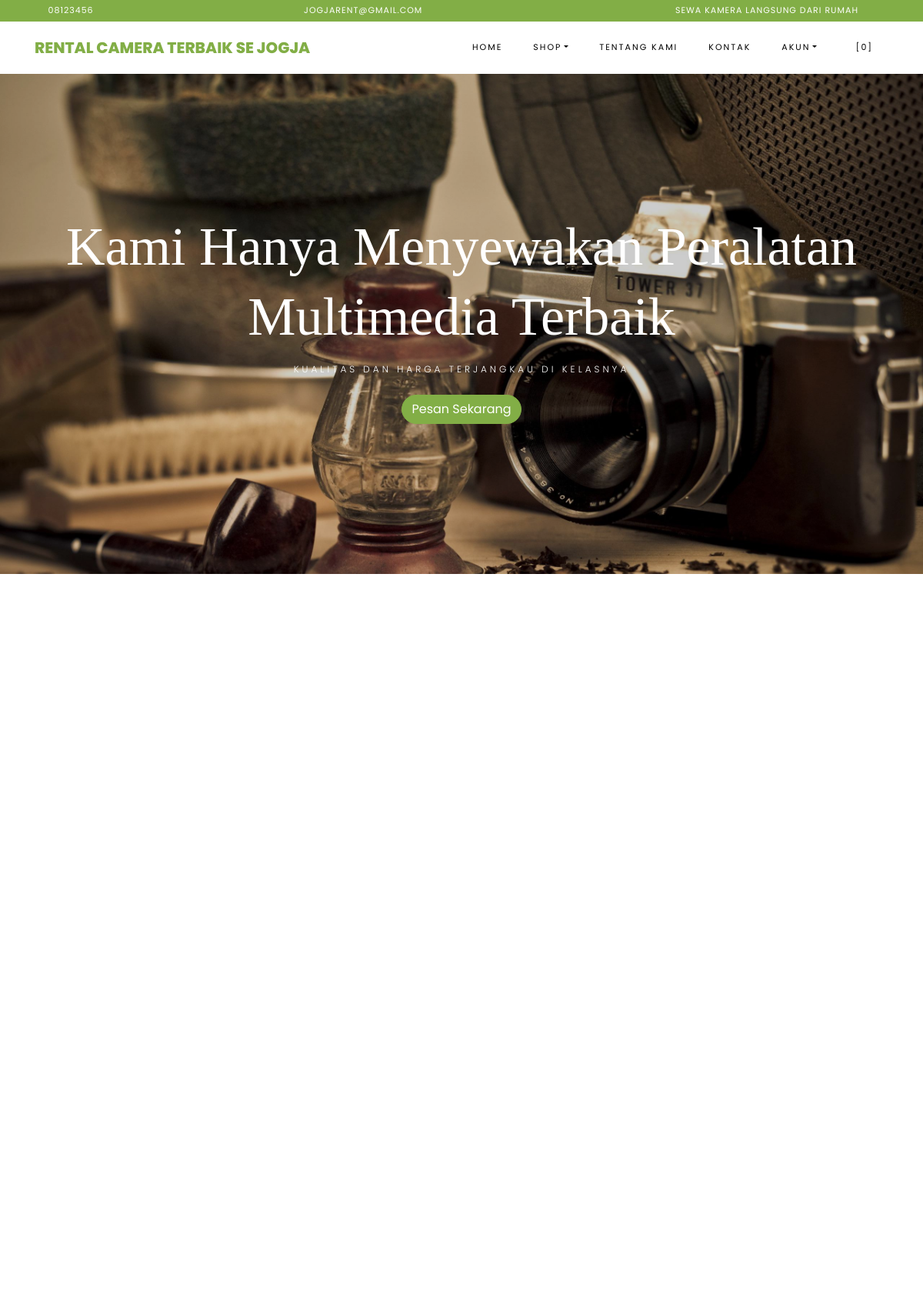
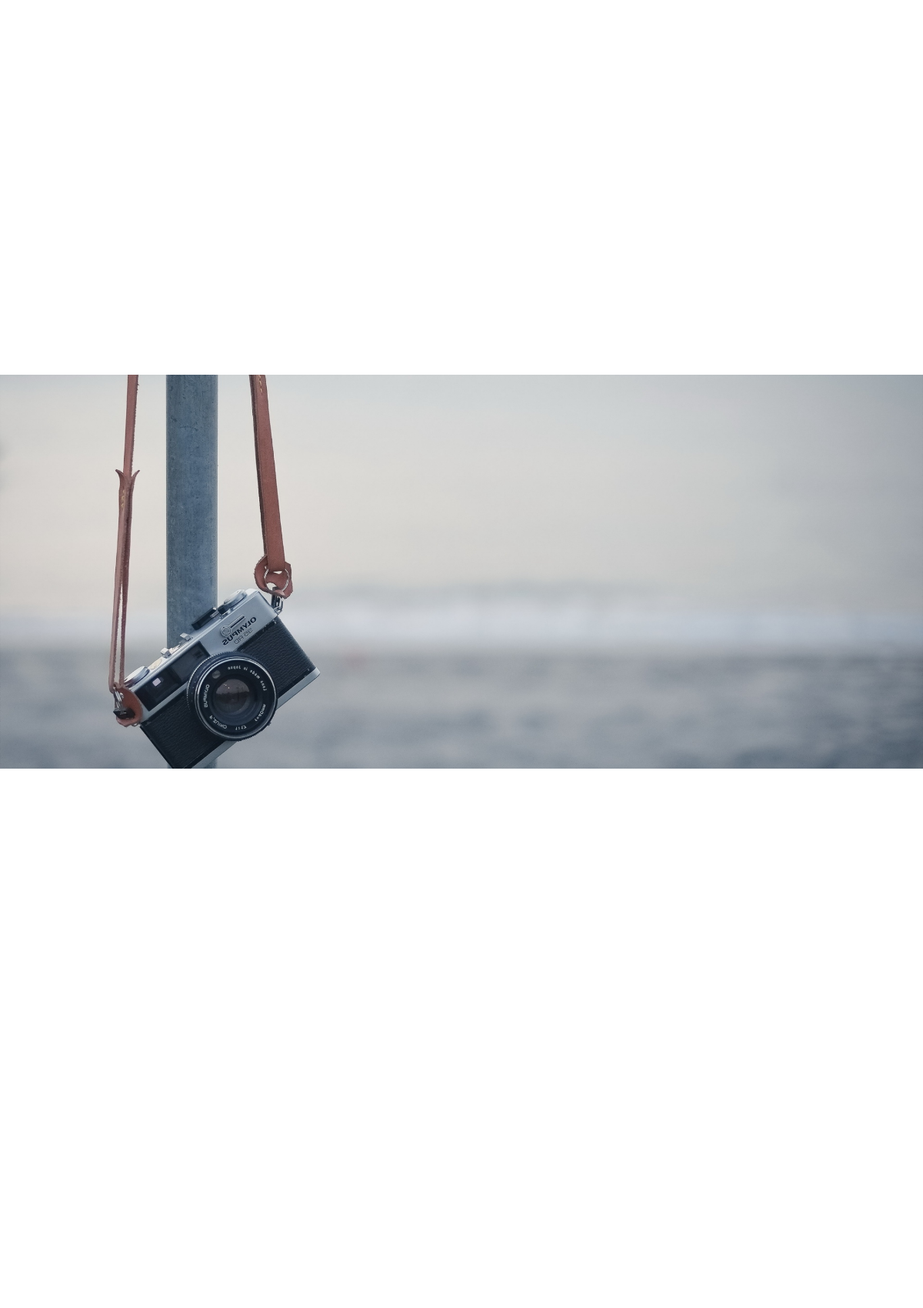
The page / (upper part) on the database its author committed (2 pictures, top to bottom).
### tables this page shows
CREATE TABLE `settings` (
  `id` int(10) NOT NULL,
  `key` varchar(32) NOT NULL,
  `content` text NOT NULL
);

### application/helpers/themes_helper.php (called while the page is built, shortened)
<?php
if ( ! function_exists('get_theme_name'))
{
    function get_theme_name() {
        $current_theme = get_settings('current_theme_name');
        return ($current_theme) ? $current_theme : false;
    }
}
if ( ! function_exists('get_template_part'))
{
    function get_template_part($file_name = null, $params = array()) {
        if ($file_name !== '') {
            $current_theme = get_theme_name();
            if ( file_exists($file_location = VIEWPATH .'themes/'. $current_theme .'/'. $file_name .'.php')) {
                $CI =& get_instance();
                $CI->load->view('themes/'. $current_theme .'/'. $file_name, $params);
            }
            else {
                echo '<div>Kesalahan: berkas tema <b>'. $file_name .'.php</b> tidak ditemukan.<br>Lokasi berkas: <b>'. $file_location .'</b></div>';
            }
        }
    }
}
if ( ! function_exists('get_header'))
{
    function get_header($params = null, $section = '', $current_section = '') {
        $load_params = array();
        if ( is_null($params)) {
            $load_params['title'] = get_settings('site_name');
        }
        else if ( is_string($params)) {
            $load_params['title'] = $params;
        }
        else if ( is_array($params)) {
            $load_params = $params;
        }
        else {
            $load_params['title'] = get_settings('site_name');
        }
        $load_params['sidebar_section'] = $section;
        $load_params['current_section'] = $current_section;
        get_template_part('header', $load_params);
    }
}
if ( ! function_exists('get_theme_uri'))
{
    function get_theme_uri($file_name = null, $theme_name = NULL)
    {
        $theme_name = ($theme_name == NULL) ? get_theme_name() : $theme_name;
        return is_null($file_name) ? base_url('assets/themes/'. $theme_name .'/') : base_url('assets/themes/'. $theme_name .'/'. $file_name) ;
    }
}

### application/controllers/Home.php (called while the page is built, shortened)
<?php
class Home extends CI_Controller {
    public function index() {
        $params['title'] = 'Selamat Datang di Camera Rent';
        $products['products'] = $this->product->get_all_products();
        $products['best_deal'] = $this->product->best_deal_product();
        $products['reviews'] = $this->review->get_all_reviews();
        get_header($params);
        get_template_part('home', $products);
    }
}

### index.php (called while the page is built, shortened)
<?php
require_once BASEPATH . 'core/CodeIgniter.php';

### application/helpers/global_helper.php (called while the page is built, shortened)
<?php
if (!function_exists('get_settings')) {
    function get_settings($key = '')
    {
        $CI = &get_instance();
        $row = $CI->db
            ->select('content')
            ->where('key', $key)
            ->get('settings')
            ->row();
        return $row->content;
    }
}
if (!function_exists('get_store_name')) {
    function get_store_name()
    {
        return get_settings('store_name');
    }
}

### application/helpers/session_helper.php (called while the page is built, shortened)
<?php
if (!function_exists('init')) {
    function init()
    {
        $CI = &get_instance();
        return $CI;
    }
}
if (!function_exists('session_data')) {
    function session_data()
    {
        $CI = init();
        $read_session_in_cookie = get_cookie('__ACTIVE_SESSION_DATA');
        $read_session_in_session = $CI->session->userdata('__ACTIVE_SESSION_DATA');
        if ($read_session_in_cookie) {
            $read_data = $CI->encryption->decrypt($read_session_in_cookie);
            $read_data = json_decode($read_data);
            return $read_data;
        } else if ($read_session_in_session) {
            $read_data = $CI->encryption->decrypt($read_session_in_session);
            $read_data = json_decode($read_data);
            return $read_data;
        } else {
            $default_session = new stdClass();
            $default_session->is_login = FALSE;
            $default_session->user_id = 0;
            $default_session->login_at = 0;
            $default_session->remember_me = FALSE;
            return $default_session;
        }
    }
}

### application/views/themes/vegefoods/home.php (the view, shortened to what this page needs)
<section id="home-section" class="hero">
    <div class="home-slider owl-carousel">
    <div class="slider-item" style="background-image: url(<?php echo get_theme_uri('images/bg_satu.jpg'); ?>);">
        <div class="overlay"></div>
      <div class="container">
        <div class="row slider-text justify-content-center align-items-center" data-scrollax-parent="true">
          <div class="col-md-12 ftco-animate text-center">
            <h1 class="mb-2" style="font-family: times new roman; font-size: 70px">Kami Hanya Menyewakan Peralatan Multimedia Terbaik</h1>
            <h2 class="subheading mb-4">Kualitas dan Harga Terjangkau Di Kelasnya</h2>
            <p><a href="#products" class="btn btn-primary">Pesan Sekarang</a></p>
          </div>
        </div>
      </div>
    </div>
  </div>
</section>
<section class="ftco-section" id="products">
      <div class="container">
          <div class="row no-gutters ftco-services">
  </div>
      </div>
  </section>
  <section class="ftco-section">
  <div class="container">
          <div class="row justify-content-center mb-3 pb-3">
  </div>
  </div>
  <div class="container">
      <div class="row">
      </div>
  </div>
</section>
  <section class="ftco-section img" style="background-image: url(<?php echo get_theme_uri('images/background_cam.jpg'); ?>);">
  <div class="container">
          <div class="row justify-content-end">
  </div>
  </div>
</section>
<section class="ftco-section testimony-section">
    <div class="container">
      <div class="row justify-content-center mb-5 pb-3">
      </div>
    </div>
  </section>

### application/views/themes/vegefoods/header.php (shortened to what this page needs)
?><!DOCTYPE html>
<html lang="en">
  <head>
    <link rel="stylesheet" href="<?php echo get_theme_uri('css/open-iconic-bootstrap.min.css'); ?>">
    <link rel="stylesheet" href="<?php echo get_theme_uri('css/animate.css'); ?>">
    <link rel="stylesheet" href="<?php echo get_theme_uri('css/owl.carousel.min.css'); ?>">
    <link rel="stylesheet" href="<?php echo get_theme_uri('css/owl.theme.default.min.css'); ?>">
    <link rel="stylesheet" href="<?php echo get_theme_uri('css/magnific-popup.css'); ?>">
    <link rel="stylesheet" href="<?php echo get_theme_uri('css/aos.css'); ?>">
	<link rel="stylesheet" href="<?php echo get_theme_uri('css/ionicons.min.css'); ?>">
	<link rel="stylesheet" href="<?php echo get_theme_uri('js/plugins/@fortawesome/fontawesome-free/css/all.min.css', 'argon'); ?>">
    <link rel="stylesheet" href="<?php echo get_theme_uri('css/bootstrap-datepicker.css'); ?>">
    <link rel="stylesheet" href="<?php echo get_theme_uri('css/jquery.timepicker.css'); ?>">
    <link rel="stylesheet" href="<?php echo get_theme_uri('css/flaticon.css'); ?>">
    <link rel="stylesheet" href="<?php echo get_theme_uri('css/icomoon.css'); ?>">
	<link rel="stylesheet" href="<?php echo get_theme_uri('css/style.css'); ?>">
	<link rel="stylesheet" href="<?php echo base_url('assets/plugins/toastr/toastr.min.css'); ?>">
  </head>
  <body class="goto-here">
		<div class="py-1 bg-primary">
    	<div class="container">
    		<div class="row no-gutters d-flex align-items-start align-items-center px-md-0">
	    		<div class="col-lg-12 d-block">
		    		<div class="row d-flex">
		    			<div class="col-md pr-4 d-flex topper align-items-center">
					    	<div class="icon mr-2 d-flex justify-content-center align-items-center"><span class="icon-phone2"></span></div>
						    <span class="text"><?php echo get_settings('store_phone_number'); ?></span>
					    </div>
					    <div class="col-md pr-4 d-flex topper align-items-center">
					    	<div class="icon mr-2 d-flex justify-content-center align-items-center"><span class="icon-paper-plane"></span></div>
						    <span class="text"><?php echo get_settings('store_email'); ?></span>
					    </div>
					    <div class="col-md-5 pr-4 d-flex topper align-items-center text-lg-right">
						    <span class="text"><?php echo get_settings('store_tagline'); ?></span>
					    </div>
				    </div>
			    </div>
		    </div>
		  </div>
    </div>
    <nav class="navbar navbar-expand-lg navbar-dark ftco_navbar bg-dark ftco-navbar-light" id="ftco-navbar">
	    <div class="container">
	      <a class="navbar-brand" href="<?php echo base_url(); ?>"><?php echo get_store_name(); ?></a>
	      <div class="collapse navbar-collapse" id="ftco-nav">
	        <ul class="navbar-nav ml-auto">
	          <li class="nav-item active"><a href="<?php echo base_url(); ?>" class="nav-link">Home</a></li>
	          <li class="nav-item dropdown">
              <a class="nav-link dropdown-toggle" href="#" id="dropdown04" data-toggle="dropdown" aria-haspopup="true" aria-expanded="false">Shop</a>
            </li>
	          <li class="nav-item"><a href="<?php echo site_url('pages/about'); ?>" class="nav-link">Tentang Kami</a></li>
              <li class="nav-item"><a href="<?php echo site_url('pages/contact'); ?>" class="nav-link">Kontak</a></li>
              <li class="nav-item dropdown">
              <a class="nav-link dropdown-toggle" href="#" id="dropdown05" data-toggle="dropdown" aria-haspopup="true" aria-expanded="false">Akun</a>
            </li>
	          <li class="nav-item cta cta-colored"><a href="<?php echo site_url('shop/cart'); ?>" class="nav-link"><span class="icon-shopping_cart"></span>[<span class="cart-item-total">0</span>]</a></li>
	        </ul>
	      </div>
	    </div>
	  </nav>

### assets/themes/vegefoods/css/icomoon.css (style rules this page uses)
[class^="icon-"], [class*=" icon-"] { font-family: 'icomoon' !important; speak: none; font-style: normal; font-weight: normal; font-variant: normal; text-transform: none; line-height: 1; -webkit-font-smoothing: antialiased; -moz-osx-font-smoothing: grayscale; }
.icon-paper-plane:before { content: "\f1d8"; }
.icon-phone2:before { content: "\e0cd"; }
.icon-shopping_cart:before { content: "\e8cc"; }

### rows shown on the page
settings: content "08123456"
settings: content "JOGJARENT@GMAIL.COM"
settings: content "SEWA KAMERA LANGSUNG DARI RUMAH"
settings: content "RENTAL CAMERA TERBAIK SE JOGJA"
settings: content (picture)
